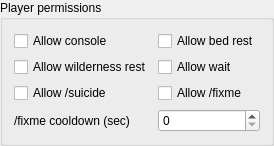
                <widget class="QGroupBox" name="playerPermissionsGroupBox">
                 <property name="title">
                  <string>Player permissions</string>
                 </property>
                 <layout class="QGridLayout" name="playerPermissionsGridLayout">
                  <item row="0" column="0">
                   <widget class="QCheckBox" name="allowConsoleCheckBox">
                    <property name="text">
                     <string>Allow console</string>
                    </property>
                   </widget>
                  </item>
                  <item row="0" column="1">
                   <widget class="QCheckBox" name="allowBedRestCheckBox">
                    <property name="text">
                     <string>Allow bed rest</string>
                    </property>
                   </widget>
                  </item>
                  <item row="1" column="0">
                   <widget class="QCheckBox" name="allowWildernessRestCheckBox">
                    <property name="text">
                     <string>Allow wilderness rest</string>
                    </property>
                   </widget>
                  </item>
                  <item row="1" column="1">
                   <widget class="QCheckBox" name="allowWaitCheckBox">
                    <property name="text">
                     <string>Allow wait</string>
                    </property>
                   </widget>
                  </item>
                  <item row="2" column="0">
                   <widget class="QCheckBox" name="allowSuicideCommandCheckBox">
                    <property name="text">
                     <string>Allow /suicide</string>
                    </property>
                   </widget>
                  </item>
                  <item row="2" column="1">
                   <widget class="QCheckBox" name="allowFixmeCommandCheckBox">
                    <property name="text">
                     <string>Allow /fixme</string>
                    </property>
                   </widget>
                  </item>
                  <item row="3" column="0">
                   <widget class="QLabel" name="label_fixmeInterval">
                    <property name="text">
                     <string>/fixme cooldown (sec)</string>
                    </property>
                   </widget>
                  </item>
                  <item row="3" column="1">
                   <widget class="QSpinBox" name="fixmeIntervalSpinBox">
                    <property name="maximum">
                     <number>3600</number>
                    </property>
                   </widget>
                  </item>
                 </layout>
                </widget>
